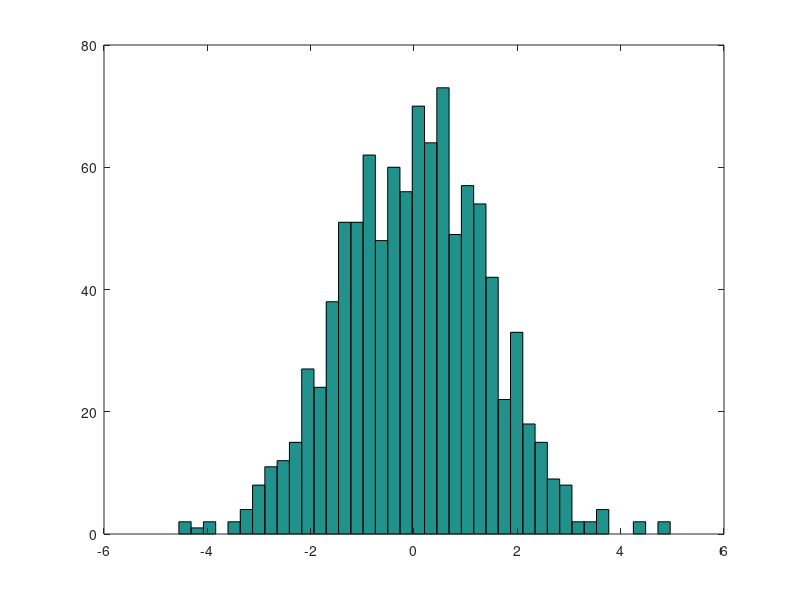
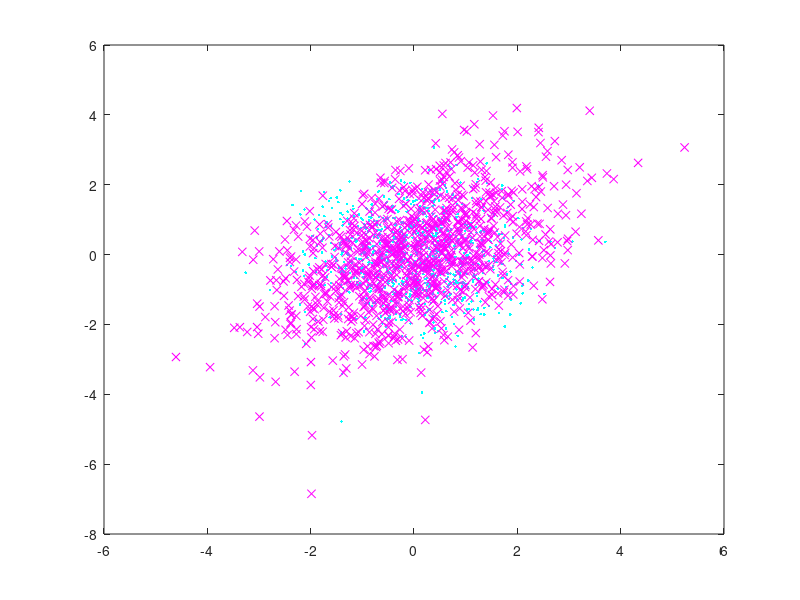
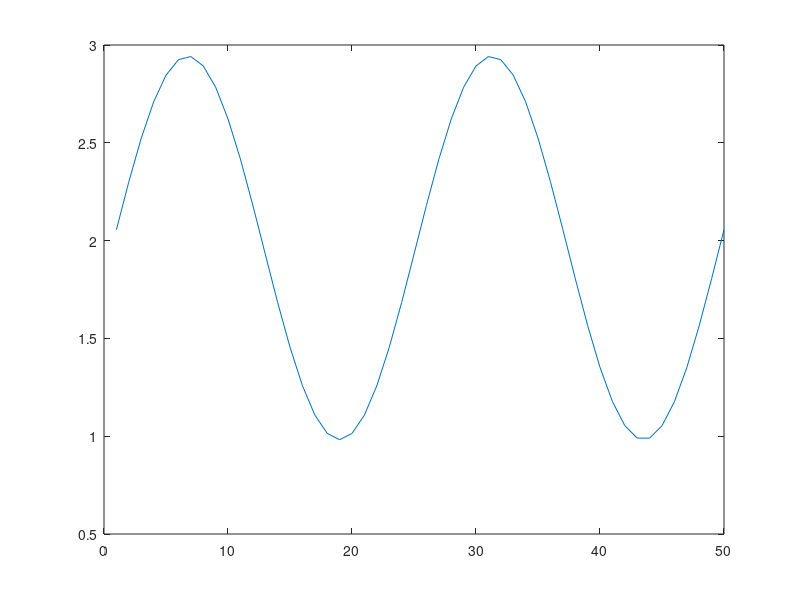

Write MATLAB code to recreate these figures, in order.
%2
x = rand(1000, 1);
hist(x, 40);
[xx, nn] = hist(x);

x = randn(1000, 1);

N = 1000;
x1 = zeros(N, 1);
% Central limit theorem doing its work
% Taking the sum (or average) of the differences between any two numbers
% for a repeated number of times (in this case 1000)
% will result in a Gaussian Distribution.
% This explains the shift from a uniform distribution to a Gaussian
% distribution.
for n=1:N
    x1(n, 1) = sum(rand(12, 1) - rand(12, 1));
end
hist(x1, 40);

print -depsc f01.eps;

%3
C = [2 1; 1 2];
A = chol(C);
X = randn(1000, 2);
% Transform each of the two dimensional vectors (rows of X)
Y = X * A;
plot(X(:,1), X(:,2), 'c.', Y(:,1), Y(:,2), 'mx');

print -depsc f02.eps;
% Both of the X variables and Y variables seem to have a linear
% relationship
% Transorming a Gaussian distribution by a linear matrix will result in
% another Gaussian distribution.

theta = 0.25;
% What does this line do?
% Projects the data in Y in the direction of [sin(theta() cos(theta)] <--
% this is the vector to which we project on to.
yp = Y * [sin(theta); cos(theta)];
answer = var(yp);

N = 50;
plotArray = zeros(N, 1);
thetaRange = linspace(0, 2*pi, N);

for n=1:N
    theta = thetaRange(:, n);
    % Here we are projecting each row of Y (vector) on to the [sin(theta); cos(theta)]
    % Basically, we are transforming a vector in a 2d space to a vector in
    % a one dimensional space.
    scalarProjection = Y * [sin(theta); cos(theta)];
    plotArray(n, :) = var(scalarProjection);
end

plot(plotArray);

print -depsc f03.eps;


%Explain what you observe by calculating the eigenvectors of the covariance
%matrix.

% As we project the data in the Y variable on to the vector defined by the
% sine and cosine we see how the variance changes for each sine and cosine
% vector.

% print -depsc f1.eps

